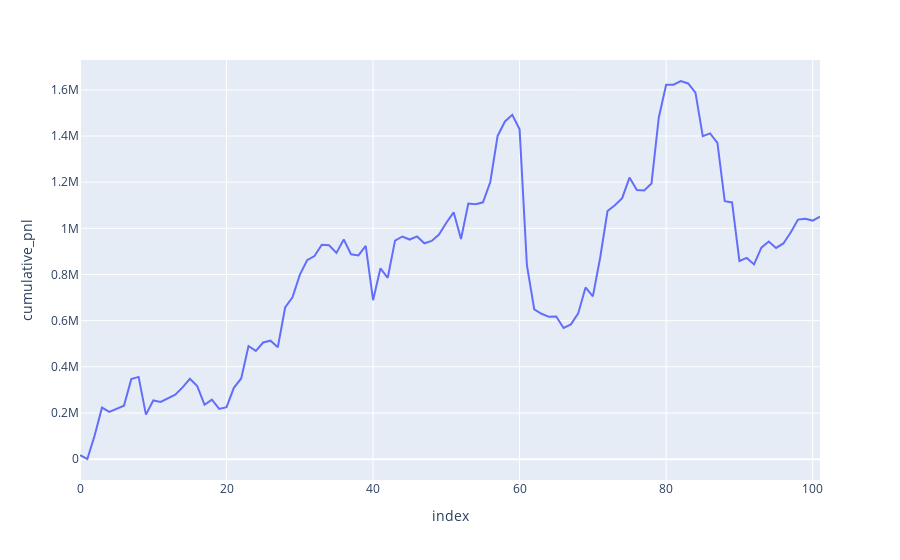

Write notebook code for a chart like this one.
### Code cell
fig = px.line(trades_pnl_df, y='cumulative_pnl')
fig.show()
# trades_pnl_df
